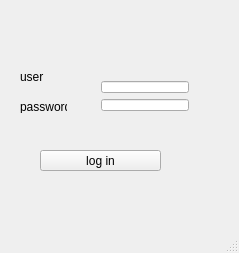
<?xml version="1.0" encoding="UTF-8"?>
<ui version="4.0">
 <class>MainWindow</class>
 <widget class="QMainWindow" name="MainWindow">
  <property name="geometry">
   <rect>
    <x>0</x>
    <y>0</y>
    <width>239</width>
    <height>253</height>
   </rect>
  </property>
  <property name="windowTitle">
   <string>MainWindow</string>
  </property>
  <widget class="QWidget" name="centralWidget">
   <widget class="QPushButton" name="pushButton">
    <property name="geometry">
     <rect>
      <x>40</x>
      <y>150</y>
      <width>121</width>
      <height>21</height>
     </rect>
    </property>
    <property name="text">
     <string>log in</string>
    </property>
   </widget>
   <widget class="QWidget" name="layoutWidget">
    <property name="geometry">
     <rect>
      <x>90</x>
      <y>70</y>
      <width>110</width>
      <height>52</height>
     </rect>
    </property>
    <layout class="QVBoxLayout" name="verticalLayout">
     <item>
      <widget class="QLineEdit" name="lineEdit_user"/>
     </item>
     <item>
      <widget class="QLineEdit" name="lineEdit_pass">
       <property name="echoMode">
        <enum>QLineEdit::Password</enum>
       </property>
      </widget>
     </item>
    </layout>
   </widget>
   <widget class="QLabel" name="label">
    <property name="geometry">
     <rect>
      <x>20</x>
      <y>70</y>
      <width>47</width>
      <height>13</height>
     </rect>
    </property>
    <property name="text">
     <string>user</string>
    </property>
   </widget>
   <widget class="QLabel" name="label_2">
    <property name="geometry">
     <rect>
      <x>20</x>
      <y>100</y>
      <width>47</width>
      <height>13</height>
     </rect>
    </property>
    <property name="text">
     <string>password</string>
    </property>
   </widget>
  </widget>
  <widget class="QStatusBar" name="statusBar"/>
 </widget>
 <layoutdefault spacing="6" margin="11"/>
 <resources/>
 <connections/>
</ui>
